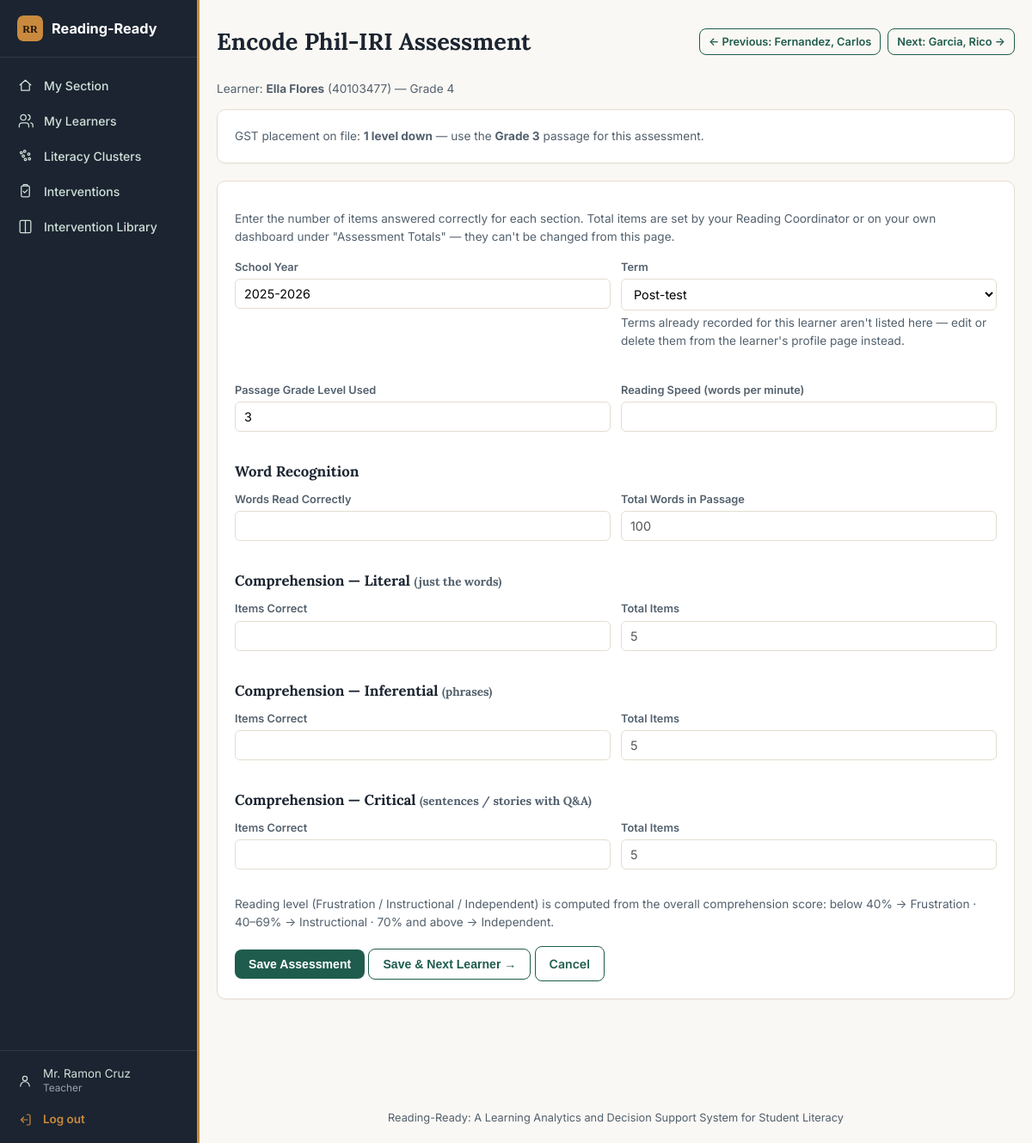
The app's page /teacher/encode/35 (signed in) with its own data.
### models.py (models this page shows, shortened)
class User(UserMixin, db.Model):
    id = db.Column(db.Integer, primary_key=True)
    username = db.Column(db.String(80), unique=True, nullable=False)
    email = db.Column(db.String(150), unique=True, nullable=True)
    password_hash = db.Column(db.String(255), nullable=False)
    full_name = db.Column(db.String(150), nullable=False)
    role = db.Column(db.String(20), nullable=False)
    school_id = db.Column(db.Integer, db.ForeignKey("school.id"), nullable=True)
    pending_school_name = db.Column(db.String(150), nullable=True)
    student_id = db.Column(db.Integer, db.ForeignKey("student.id"), nullable=True)
    status = db.Column(db.String(20), nullable=False, default="approved")
    requested_at = db.Column(db.DateTime, default=datetime.utcnow)
    reviewed_at = db.Column(db.DateTime, nullable=True)
    reviewed_by = db.Column(db.Integer, db.ForeignKey("user.id"), nullable=True)
    created_at = db.Column(db.DateTime, default=datetime.utcnow)
    school = db.relationship("School", foreign_keys=[school_id])
    student = db.relationship("Student", foreign_keys=[student_id])
    @property
    def is_active(self):
        return self.status == "approved"

class Student(db.Model):
    id = db.Column(db.Integer, primary_key=True)
    lrn = db.Column(db.String(20), unique=True, nullable=False)
    first_name = db.Column(db.String(80), nullable=False)
    last_name = db.Column(db.String(80), nullable=False)
    grade_level = db.Column(db.Integer, nullable=False)
    section_id = db.Column(db.Integer, db.ForeignKey("section.id"), nullable=False)
    sex = db.Column(db.String(10))
    assessments = db.relationship("Assessment", backref="student", lazy=True,
                                   order_by="Assessment.date_administered")
    gst_records = db.relationship("GroupScreeningTest", backref="student", lazy=True,
                                   order_by="GroupScreeningTest.date_administered")
    audio_logs = db.relationship("AudioLog", backref="student", lazy=True)
    @property
    def full_name(self):
        return f"{self.first_name} {self.last_name}".strip()
    @property
    def latest_gst(self):
        return self.gst_records[-1] if self.gst_records else None

class GroupScreeningTest(db.Model):
    id = db.Column(db.Integer, primary_key=True)
    student_id = db.Column(db.Integer, db.ForeignKey("student.id"), nullable=False)
    school_year = db.Column(db.String(9), nullable=False)
    grade_level_at_test = db.Column(db.Integer, nullable=False)
    score = db.Column(db.Integer, nullable=False)
    total_items = db.Column(db.Integer, nullable=False, default=20)
    date_administered = db.Column(db.DateTime, default=datetime.utcnow)
    encoded_by = db.Column(db.Integer, db.ForeignKey("user.id"), nullable=True)
    @property
    def percentage(self):
        if not self.total_items:
            return 0.0
        return round((self.score / self.total_items) * 100, 1)
    @property
    def levels_down(self):
        return {0: 2, 1: 1, 2: 0}[_percentage_tier(self.percentage)]
    @property
    def placement_label(self):
        ld = self.levels_down
        if ld == 0:
            return "On grade level"
        return f"{ld} level{'s' if ld > 1 else ''} down"
    @property
    def placement_grade_level(self):
        return max(1, self.grade_level_at_test - self.levels_down)

class SystemSetting(db.Model):
    key = db.Column(db.String(100), primary_key=True)
    value = db.Column(db.Text, nullable=True)
    updated_at = db.Column(db.DateTime, default=datetime.utcnow, onupdate=datetime.utcnow)
    updated_by = db.Column(db.Integer, db.ForeignKey("user.id"), nullable=True)

### app.py (the view, shortened to what this page needs)
@app.route("/teacher/encode/<int:student_id>", methods=["GET", "POST"])
@roles_required("teacher")
def encode_assessment(student_id):
    student = Student.query.get_or_404(student_id)
    section = Section.query.filter_by(teacher_id=current_user.id).first()
    if not section or student.section_id != section.id:
        abort(403)
    gst = student.latest_gst
    default_passage_grade = gst.placement_grade_level if gst else student.grade_level
    default_school_year = _current_school_year()
    existing_terms = {a.term for a in student.assessments}
    available_terms = [t for t in ["pre", "mid", "post"] if t not in existing_terms]
    roster = sorted(section.students, key=lambda s: (s.last_name.lower(), s.first_name.lower()))
    roster_ids = [s.id for s in roster]
    idx = roster_ids.index(student.id) if student.id in roster_ids else None
    prev_student = roster[idx - 1] if idx is not None and idx > 0 else None
    next_student = roster[idx + 1] if idx is not None and idx < len(roster) - 1 else None
    presets_by_grade = {g: {t: _get_passage_preset(current_user.school_id, g, t) for t in ASSESSMENT_TERMS}
                         for g in range(1, 7)}
    if not available_terms:
        flash(f"{student.full_name} already has all three assessments (Pre, Mid, Post) on file. "
              "Edit or delete an existing one from their profile instead of adding a new one.", "error")
        return redirect(url_for("student_profile", student_id=student.id))
    preset = _get_passage_preset(current_user.school_id, default_passage_grade, available_terms[0])
    return render_template("encode_assessment.html", student=student,
                            default_passage_grade=default_passage_grade, gst=gst,
                            default_school_year=default_school_year, preset=preset,
                            presets_json=json.dumps(presets_by_grade),
                            prev_student=prev_student, next_student=next_student,
                            available_terms=available_terms)

### templates/encode_assessment.html (shortened to what this page needs)
{% extends "base.html" %}
{% block content %}
<div class="section-title">
  <h1>Encode Phil-IRI Assessment</h1>
  <div class="pill-row">
    {% if prev_student %}
    <a class="btn btn-small btn-outline" href="{{ url_for('encode_assessment', student_id=prev_student.id) }}">
      &larr; Previous: {{ prev_student.last_name }}, {{ prev_student.first_name }}
    </a>
    {% endif %}
    {% if next_student %}
    <a class="btn btn-small btn-outline" href="{{ url_for('encode_assessment', student_id=next_student.id) }}">
      Next: {{ next_student.last_name }}, {{ next_student.first_name }} &rarr;
    </a>
    {% endif %}
  </div>
</div>
<p class="subtle">Learner: <strong>{{ student.full_name }}</strong> ({{ student.lrn }}) &mdash; Grade {{ student.grade_level }}</p>
{% if gst %}
<div class="card">
  <p class="subtle" style="margin:0;">
    GST placement on file: <strong>{{ gst.placement_label }}</strong>
    &mdash; use the <strong>Grade {{ gst.placement_grade_level }}</strong> passage for this assessment.
  </p>
</div>
{% endif %}
<div class="card">
  <p class="subtle" style="margin-bottom:16px;">
    Enter the number of items answered correctly for each section. Total items are set by your
    Reading Coordinator or on your own dashboard under "Assessment Totals" &mdash; they can't be
    changed from this page.
  </p>
  <form method="POST" id="assessmentForm">
    <div class="form-grid">
      <div class="field">
        <label>School Year</label>
        <input type="text" name="school_year" value="{{ default_school_year }}" required>
      </div>
      <div class="field">
        <label>Term</label>
        <select name="term" id="termSelect" required>
          {% set term_labels = {'pre': 'Pre-test', 'mid': 'Mid-year', 'post': 'Post-test'} %}
          {% for t in available_terms %}
          <option value="{{ t }}">{{ term_labels[t] }}</option>
          {% endfor %}
        </select>
        <p class="subtle" style="margin-top:4px;">
          Terms already recorded for this learner aren't listed here — edit or delete them from the
          learner's profile page instead.
        </p>
      </div>
      <div class="field">
        <label>Passage Grade Level Used</label>
        <input type="number" step="1" min="1" max="6" name="passage_grade_level" id="passageGradeInput" value="{{ default_passage_grade }}" required>
      </div>
      <div class="field">
        <label>Reading Speed (words per minute)</label>
        <input type="number" step="0.1" min="0" name="reading_speed_wpm" required>
      </div>
    </div>
    <h3 style="margin:22px 0 10px;">Word Recognition</h3>
    <div class="form-grid">
      <div class="field">
        <label>Words Read Correctly</label>
        <input type="number" step="1" min="0" name="word_recognition_correct" required>
      </div>
      <div class="field">
        <label>Total Words in Passage</label>
        <input type="text" id="wrTotalDisplay" readonly disabled value="{{ preset.word_recognition_total }}">
      </div>
    </div>
    <h3 style="margin:22px 0 10px;">Comprehension &mdash; Literal <span class="subtle">(just the words)</span></h3>
    <div class="form-grid">
      <div class="field">
        <label>Items Correct</label>
        <input type="number" step="1" min="0" name="literal_correct" required>
      </div>
      <div class="field">
        <label>Total Items</label>
        <input type="text" id="litTotalDisplay" readonly disabled value="{{ preset.literal_total }}">
      </div>
    </div>
    <h3 style="margin:22px 0 10px;">Comprehension &mdash; Inferential <span class="subtle">(phrases)</span></h3>
    <div class="form-grid">
      <div class="field">
        <label>Items Correct</label>
        <input type="number" step="1" min="0" name="inferential_correct" required>
      </div>
      <div class="field">
        <label>Total Items</label>
        <input type="text" id="infTotalDisplay" readonly disabled value="{{ preset.inferential_total }}">
      </div>
    </div>
    <h3 style="margin:22px 0 10px;">Comprehension &mdash; Critical <span class="subtle">(sentences / stories with Q&amp;A)</span></h3>
    <div class="form-grid">
      <div class="field">
        <label>Items Correct</label>
        <input type="number" step="1" min="0" name="critical_correct" required>
      </div>
      <div class="field">
        <label>Total Items</label>
        <input type="text" id="critTotalDisplay" readonly disabled value="{{ preset.critical_total }}">
      </div>
    </div>
    <p class="subtle" style="margin: 18px 0;">
      Reading level (Frustration / Instructional / Independent) is computed from the overall
      comprehension score: below 40% &rarr; Frustration &middot; 40&ndash;69% &rarr; Instructional
      &middot; 70% and above &rarr; Independent.
    </p>
    <button class="btn" type="submit">Save Assessment</button>
    {% if next_student %}
    <button class="btn btn-outline" type="submit" id="saveAndNextBtn">Save &amp; Next Learner &rarr;</button>
    {% endif %}
    <a class="btn btn-outline" href="{{ url_for('teacher_dashboard') }}">Cancel</a>
  </form>
</div>
{% endblock %}

### templates/base.html (shortened to what this page needs)
<!DOCTYPE html>
<html lang="en">
<head>
<link rel="stylesheet" href="{{ url_for('static', filename='css/style.css') }}">
<link rel="stylesheet" href="https://cdnjs.cloudflare.com/ajax/libs/sweetalert2/11.26.25/sweetalert2.min.css">
</head>
<body>
<div class="app-shell {{ 'has-sidebar' if current_user.is_authenticated else '' }}">
  {% if current_user.is_authenticated %}
  <aside class="sidebar" id="sidebar">
    <a class="sidebar-brand" href="{{ url_for('dashboard') }}">
      <img src="{{ url_for('static', filename='img/logo.svg') }}" alt="" class="sidebar-brand-mark">
      <span>Reading&#8209;Ready</span>
    </a>
    <nav class="sidebar-nav">
      {% if current_user.role == 'developer' %}
        <a href="{{ url_for('developer_dashboard') }}" class="{{ 'active' if request.endpoint == 'developer_dashboard' }}">
          <svg viewBox="0 0 24 24" fill="none" stroke="currentColor" stroke-width="1.6" stroke-linecap="round" stroke-linejoin="round"><rect x="3" y="3" width="7" height="7" rx="1"/><rect x="14" y="3" width="7" height="7" rx="1"/><rect x="14" y="14" width="7" height="7" rx="1"/><rect x="3" y="14" width="7" height="7" rx="1"/></svg>
          System Admin
        </a>
        <a href="{{ url_for('system_settings') }}" class="{{ 'active' if request.endpoint == 'system_settings' }}">
          <svg viewBox="0 0 24 24" fill="none" stroke="currentColor" stroke-width="1.6" stroke-linecap="round" stroke-linejoin="round"><line x1="4" y1="6" x2="20" y2="6"/><circle cx="9" cy="6" r="2"/><line x1="4" y1="12" x2="20" y2="12"/><circle cx="15" cy="12" r="2"/><line x1="4" y1="18" x2="20" y2="18"/><circle cx="9" cy="18" r="2"/></svg>
          System Settings
        </a>
        <a href="{{ url_for('audit_logs') }}" class="{{ 'active' if request.endpoint == 'audit_logs' }}">
          <svg viewBox="0 0 24 24" fill="none" stroke="currentColor" stroke-width="1.6" stroke-linecap="round" stroke-linejoin="round"><path d="M7 3h7l5 5v13H7Z"/><path d="M14 3v5h5"/><line x1="9" y1="13" x2="15" y2="13"/><line x1="9" y1="17" x2="15" y2="17"/></svg>
          Audit Logs
        </a>
        <a href="{{ url_for('external_resources') }}" class="{{ 'active' if request.endpoint and request.endpoint.startswith('external_resource') or request.endpoint == 'edit_external_resource' }}">
          <svg viewBox="0 0 24 24" fill="none" stroke="currentColor" stroke-width="1.6" stroke-linecap="round" stroke-linejoin="round"><circle cx="12" cy="12" r="9"/><line x1="2" y1="12" x2="22" y2="12"/><path d="M12 3a15 15 0 0 1 0 18a15 15 0 0 1 0-18Z"/></svg>
          External Resources
        </a>
      {% elif current_user.role == 'teacher' %}
        <a href="{{ url_for('teacher_dashboard') }}" class="{{ 'active' if request.endpoint == 'teacher_dashboard' }}">
          <svg viewBox="0 0 24 24" fill="none" stroke="currentColor" stroke-width="1.6" stroke-linecap="round" stroke-linejoin="round"><path d="M4 11 12 4l8 7"/><path d="M6 10v9h12v-9"/></svg>
          My Section
        </a>
        <a href="{{ url_for('teacher_students') }}" class="{{ 'active' if request.endpoint == 'teacher_students' }}">
          <svg viewBox="0 0 24 24" fill="none" stroke="currentColor" stroke-width="1.6" stroke-linecap="round" stroke-linejoin="round"><path d="M17 21v-2a4 4 0 0 0-4-4H7a4 4 0 0 0-4 4v2"/><circle cx="9" cy="7" r="4"/><path d="M23 21v-2a4 4 0 0 0-3-3.87"/><path d="M16 3.13a4 4 0 0 1 0 7.75"/></svg>
          My Learners
        </a>
        <a href="{{ url_for('literacy_clusters') }}" class="{{ 'active' if request.endpoint == 'literacy_clusters' }}">
          Literacy Clusters
        </a>
        <a href="{{ url_for('intervention_recommendations') }}" class="{{ 'active' if request.endpoint in ['intervention_recommendations', 'intervention_detail'] }}">
          <svg viewBox="0 0 24 24" fill="none" stroke="currentColor" stroke-width="1.6" stroke-linecap="round" stroke-linejoin="round"><rect x="6" y="4" width="12" height="16" rx="2"/><path d="M9 4V3a1 1 0 0 1 1-1h4a1 1 0 0 1 1 1v1"/><path d="M9 12l2 2 4-4"/></svg>
          Interventions
        </a>
        <a href="{{ url_for('intervention_library') }}" class="{{ 'active' if request.endpoint == 'intervention_library' }}">
          <svg viewBox="0 0 24 24" fill="none" stroke="currentColor" stroke-width="1.6" stroke-linecap="round" stroke-linejoin="round"><path d="M4 5a2 2 0 0 1 2-2h6v18H6a2 2 0 0 1-2-2Z"/><path d="M12 3h6a2 2 0 0 1 2 2v14a2 2 0 0 1-2 2h-6"/></svg>
          Intervention Library
        </a>
      {% endif %}
    </nav>
    <div class="sidebar-footer">
      <a href="{{ url_for('my_profile') }}" class="sidebar-footer-link {{ 'active' if request.endpoint == 'my_profile' }}">
        <svg viewBox="0 0 24 24" fill="none" stroke="currentColor" stroke-width="1.6" stroke-linecap="round" stroke-linejoin="round"><circle cx="12" cy="8" r="3.5"/><path d="M5 20a7 7 0 0 1 14 0"/></svg>
        <span>{{ current_user.full_name }}<small>{{ current_user.role|capitalize }}</small></span>
      </a>
      <a href="{{ url_for('logout') }}" class="sidebar-footer-link logout"
         onclick="return confirm('Are you sure you want to log out?');">
        <svg viewBox="0 0 24 24" fill="none" stroke="currentColor" stroke-width="1.6" stroke-linecap="round" stroke-linejoin="round"><path d="M15 4h3a2 2 0 0 1 2 2v12a2 2 0 0 1-2 2h-3"/><path d="M10 8l-4 4 4 4"/><line x1="6" y1="12" x2="16" y2="12"/></svg>
        <span>Log out</span>
      </a>
    </div>
  </aside>
  {% endif %}
  <div class="main-content">
    <main class="container">
      {% block content %}{% endblock %}
    </main>
    <footer class="footer">
      Reading-Ready: A Learning Analytics and Decision Support System for Student Literacy
    </footer>
  </div>
</div>
</body>
</html>

### records on screen
User: full_name "Mr. Ramon Cruz", role "Teacher"
Student: last_name "Fernandez", first_name "Carlos"
Student: last_name "Garcia", first_name "Rico"
Student: full_name "Ella Flores", lrn "40103477", grade_level "4"
GroupScreeningTest: placement_label "1 level down", placement_grade_level "3"
SystemSetting: school_year "2025-2026"

### other values on screen
form field term "Post-test"
